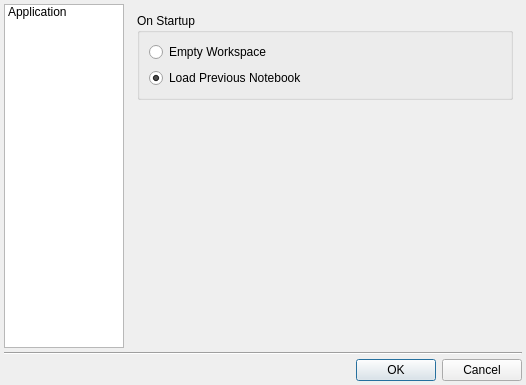
<?xml version="1.0" encoding="UTF-8"?>
<ui version="4.0">
 <class>PrefsDialog</class>
 <widget class="QDialog" name="PrefsDialog">
  <property name="geometry">
   <rect>
    <x>0</x>
    <y>0</y>
    <width>526</width>
    <height>385</height>
   </rect>
  </property>
  <property name="windowTitle">
   <string>Preferences</string>
  </property>
  <layout class="QVBoxLayout" name="verticalLayout">
   <property name="spacing">
    <number>4</number>
   </property>
   <property name="leftMargin">
    <number>4</number>
   </property>
   <property name="topMargin">
    <number>4</number>
   </property>
   <property name="rightMargin">
    <number>4</number>
   </property>
   <property name="bottomMargin">
    <number>4</number>
   </property>
   <item>
    <layout class="QHBoxLayout" name="horizontalLayout">
     <item>
      <widget class="QListWidget" name="listWidget">
       <property name="sizePolicy">
        <sizepolicy hsizetype="Fixed" vsizetype="Expanding">
         <horstretch>0</horstretch>
         <verstretch>0</verstretch>
        </sizepolicy>
       </property>
       <property name="maximumSize">
        <size>
         <width>120</width>
         <height>16777215</height>
        </size>
       </property>
       <item>
        <property name="text">
         <string>Application</string>
        </property>
       </item>
      </widget>
     </item>
     <item>
      <widget class="QStackedWidget" name="stackedWidget">
       <property name="sizePolicy">
        <sizepolicy hsizetype="Expanding" vsizetype="Preferred">
         <horstretch>3</horstretch>
         <verstretch>0</verstretch>
        </sizepolicy>
       </property>
       <property name="sizeIncrement">
        <size>
         <width>0</width>
         <height>0</height>
        </size>
       </property>
       <property name="currentIndex">
        <number>0</number>
       </property>
       <widget class="QWidget" name="page">
        <layout class="QVBoxLayout" name="verticalLayout_4">
         <item>
          <widget class="QGroupBox" name="groupBox">
           <property name="title">
            <string>On Startup</string>
           </property>
           <layout class="QVBoxLayout" name="verticalLayout_3">
            <item>
             <widget class="QRadioButton" name="emptyWorkspaceRadio">
              <property name="text">
               <string>Empty Workspace</string>
              </property>
             </widget>
            </item>
            <item>
             <widget class="QRadioButton" name="loadPreviousNotebookRadio">
              <property name="text">
               <string>Load Previous Notebook</string>
              </property>
              <property name="checked">
               <bool>true</bool>
              </property>
             </widget>
            </item>
           </layout>
          </widget>
         </item>
         <item>
          <spacer name="verticalSpacer">
           <property name="orientation">
            <enum>Qt::Vertical</enum>
           </property>
           <property name="sizeHint" stdset="0">
            <size>
             <width>20</width>
             <height>204</height>
            </size>
           </property>
          </spacer>
         </item>
        </layout>
       </widget>
      </widget>
     </item>
    </layout>
   </item>
   <item>
    <widget class="Line" name="line">
     <property name="orientation">
      <enum>Qt::Horizontal</enum>
     </property>
    </widget>
   </item>
   <item>
    <widget class="QDialogButtonBox" name="buttonBox">
     <property name="orientation">
      <enum>Qt::Horizontal</enum>
     </property>
     <property name="standardButtons">
      <set>QDialogButtonBox::Cancel|QDialogButtonBox::Ok</set>
     </property>
    </widget>
   </item>
  </layout>
 </widget>
 <resources/>
 <connections>
  <connection>
   <sender>buttonBox</sender>
   <signal>accepted()</signal>
   <receiver>PrefsDialog</receiver>
   <slot>accept()</slot>
   <hints>
    <hint type="sourcelabel">
     <x>248</x>
     <y>254</y>
    </hint>
    <hint type="destinationlabel">
     <x>157</x>
     <y>274</y>
    </hint>
   </hints>
  </connection>
  <connection>
   <sender>buttonBox</sender>
   <signal>rejected()</signal>
   <receiver>PrefsDialog</receiver>
   <slot>reject()</slot>
   <hints>
    <hint type="sourcelabel">
     <x>316</x>
     <y>260</y>
    </hint>
    <hint type="destinationlabel">
     <x>286</x>
     <y>274</y>
    </hint>
   </hints>
  </connection>
  <connection>
   <sender>listWidget</sender>
   <signal>currentRowChanged(int)</signal>
   <receiver>stackedWidget</receiver>
   <slot>setCurrentIndex(int)</slot>
   <hints>
    <hint type="sourcelabel">
     <x>69</x>
     <y>173</y>
    </hint>
    <hint type="destinationlabel">
     <x>325</x>
     <y>173</y>
    </hint>
   </hints>
  </connection>
 </connections>
</ui>
